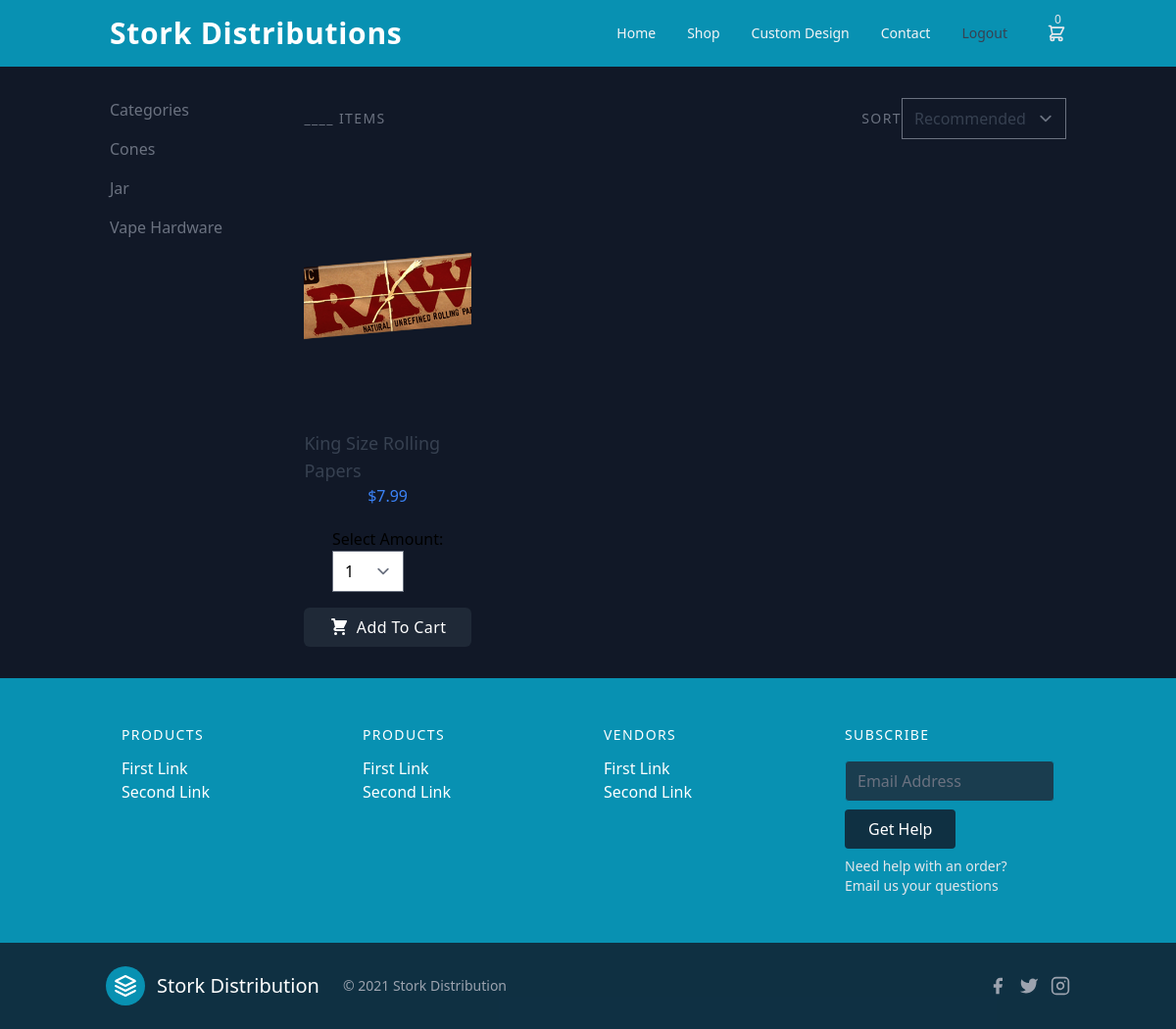
The app's page /shop/cones/ (signed in) with its own data.
### store/models.py (models this page shows, shortened)
class Category(models.Model):
    name = models.CharField(max_length=100, db_index=True)
    category_code = models.CharField(max_length=3, unique=True)
    category_id = models.CharField(max_length=2, unique=True)
    slug = models.SlugField(max_length=100, unique=True)
    class Meta:
        verbose_name_plural = 'categories'
    def get_absolute_url(self):
        return reverse("store:category_list", kwargs={"slug": self.slug})

class Product(models.Model):
    added_by = models.ForeignKey(User, related_name="added_by", on_delete=models.CASCADE)
    created = models.DateTimeField(auto_now_add=True)
    updated = models.DateTimeField(auto_now=True)
    vendor = models.ForeignKey(Vendor, related_name="vendor", on_delete=models.CASCADE)
    category = models.ForeignKey(Category, related_name="category", on_delete=models.CASCADE)
    name = models.CharField(max_length=255)
    image = models.ImageField(upload_to='product_images/', default='product_images/default.png')
    product_code = models.CharField(max_length=4)
    price = models.DecimalField(max_digits=4, decimal_places=2)
    description = models.TextField(blank=True)
    is_featured = models.BooleanField(default=True)
    deal_price = models.DecimalField(max_digits=4, decimal_places=2, blank=True, default=99.99)
    class Meta:
        ordering = ('-created',)

### store/views.py (the view)
# urls.py: path('shop/<slug:slug>/', views.category_list, name='category_list'),
@login_required
def category_list(request, slug):
    category = get_object_or_404(Category, slug=slug)
    filtered = Product.objects.filter(category=category)
    categories = Category.objects.all()
    return render(request=request, template_name="store/category_list.html", context={'products': filtered,
                                                                                      'categories': categories})

### store/cart.py (called while the page is built)
    def __len__(self):
        cart_items = 0
        for _ in self.cart.values():
            cart_items += 1
        return cart_items

### store/context_processors.py (called while the page is built)
def cart(request):
    cart = Cart(request)
    return {'cart': cart}

### templates/store/category_list.html (shortened to what this page needs)
{% extends './../base.html' %}
{% block content %}
<section class="bg-gray-900">
    <div class="container px-6 py-8 mx-auto">
        <div class="lg:flex lg:-mx-2">
            <div class="space-y-3 lg:w-1/5 lg:px-2 lg:space-y-4">
                <div class="font-medium text-md text-gray-500">Categories</div>
                {% for category in categories %}
                    <a href="{{ category.get_absolute_url }}" class="block font-medium text-gray-500 dark:text-gray-300 hover:underline">{{ category.name }}</a>
                {% endfor %}
            </div>
            <div class="mt-6 lg:mt-0 lg:px-2 lg:w-4/5 ">
                <div class="flex items-center justify-between text-sm tracking-widest uppercase ">
                    <p class="text-gray-500 dark:text-gray-300">____ Items</p>
                    <div class="flex items-center">
                        <p class="text-gray-500 dark:text-gray-300">Sort</p>
                        <select class="font-medium text-gray-700 bg-transparent dark:text-gray-500 focus:outline-none">
                            <option value="#">Recommended</option>
                        </select>
                    </div>
                </div>
                <div class="grid grid-cols-2 gap-8 mt-8 lg:grid-cols-4">
                    {% for product in products %}
                    <div class="flex flex-col items-center justify-center w-full mx-auto">
                        <img class="object-cover object-center w-full rounded-md h-64" src="{{ product.image.url }}" alt="product image">
                        <h4 class="mt-2 text-lg font-medium text-gray-700 dark:text-gray-200">{{ product.name }}</h4>
                        <p class="text-blue-500">&dollar;{{ product.price }}</p>
                        <div class="mt-5">
                            <label for="amount text-gray-200 text-xs font-medium"><p>Select Amount:</p></label>
                            <select class="" id="amount" aria-label="Select Amount">
                                <option value="1">1</option>
                            </select>
                        </div>
                        <button class="flex items-center justify-center w-full px-2 py-2 mt-4 font-medium tracking-wide text-white capitalize transition-colors duration-200 transform bg-gray-800 rounded-md hover:bg-gray-700 focus:outline-none focus:bg-gray-700" id="update-cart" value={{ product.id }}>
                            <span class="mx-1" id="update-cart" value="{{ product.id }}">Add to cart</span>
                        </button>
                    </div>
                    {% endfor %}
                </div>
            </div>
        </div>
    </div>
</section>
{% endblock %}

### records on screen
Category: name "Cones"
Category: name "Jar"
Category: name "Vape Hardware"
Product: image (picture), name "King Size Rolling Papers", price "7.99"
